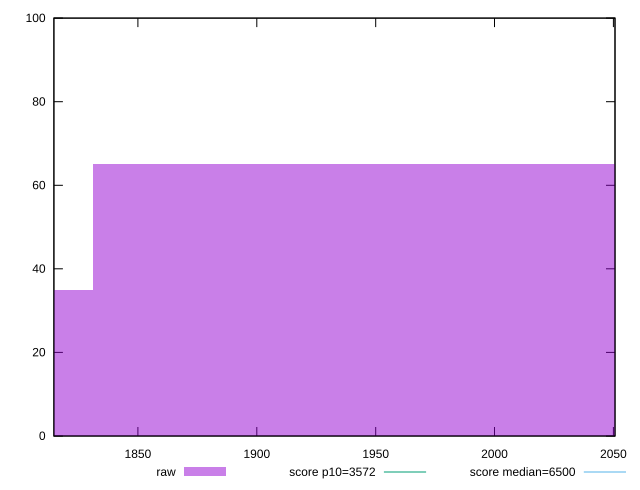

Here is the gnuplot script that generated this plot:
reset

$raw <<EOF
1708.9079946321826 35
1953.037708151066 65
EOF

set key outside below
set boxwidth 244.12971351888325
set xrange [1814.6572999999999:2050.66715]
set yrange [0:100]
set style fill transparent solid 0.5 noborder

set parametric
set terminal svg size 640, 490 enhanced background rgb 'white'
set output "report_00007_2020-12-11T15:55:29.892Z/first-cpu-idle/samples/pages+cached+noexternal+noimg/raw/histogram.svg"

plot $raw title "raw" with boxes, \
     3572,t title "score p10=3572", \
     6500,t title "score median=6500"

reset
